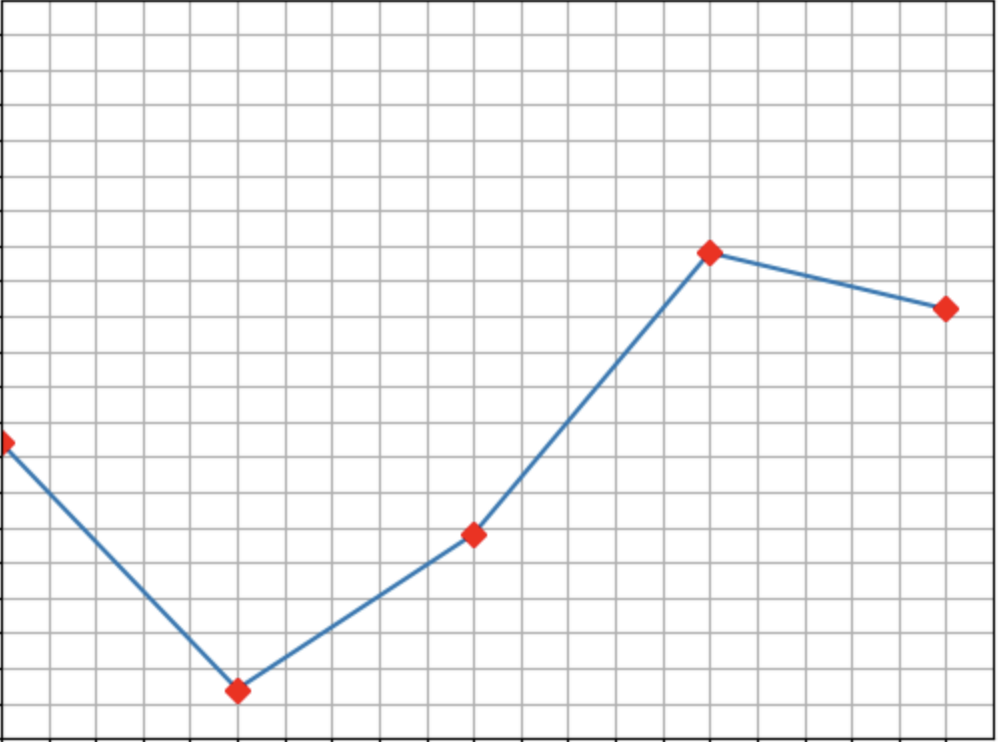
#> input picture Prodex/Resources/origin1.png, 998 x 742 px
$ python main.py
#> lines starting #> are read from the running program, lines starting #| are printed output that depends on the picture; after the words box and inside, x2 and y2 are one past the last pixel; in counts of white or black regions, pixels touching at a corner belong together
import numpy as np
import cv2

img = cv2.imread('Resources/origin1.png')
#> img is the input picture: shape (742, 998, 3); mean B, G, R 243.2, 242.8, 242.9
listy=[]
## 1. choose HSV
# rough hsv values in this image.
# grid(gray)=(0, 0, 174)
# border(black)=(0, 0, 15)
# back ground(white)=(0, 0, 254)

# hsv value including border and back ground
hsv_min = (0, 0, 0) # Lower end of the HSV range
hsv_max = (10, 10, 255) # Upper end of the HSV range

# Transform image to HSV color space
hsv = cv2.cvtColor(img, cv2.COLOR_BGR2HSV)
#> hsv: shape (742, 998, 3); mean H, S, V 1.5, 1.6, 243.7

# Threshold based on HSV values
color_thresh = cv2.inRange(hsv, hsv_min, hsv_max)
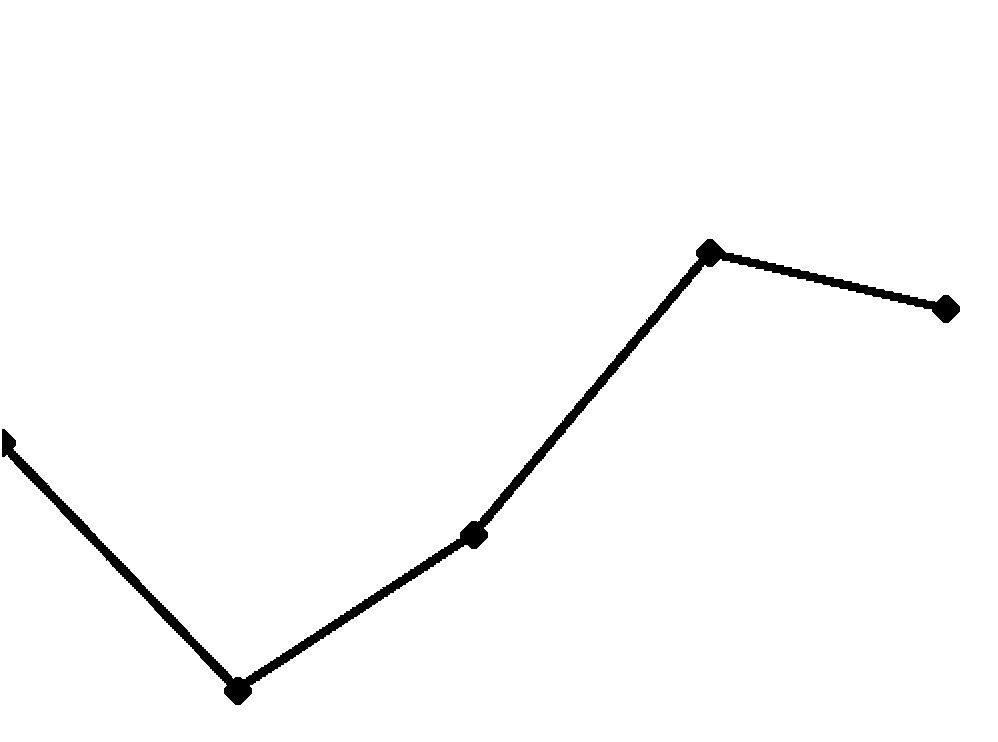
#> color_thresh: shape (742, 998); 98.3% white; 1 black region, box (x1, y1, x2, y2) and area: (2, 239, 960, 705) 12712

# Invert the image
invert = cv2.bitwise_not(color_thresh)

# [5 lines of commented-out code are left out]

cv2.imwrite("lines.png", invert)

## 2. cv2.HoughLinesP
# Actually, parameter tuning will be necessary

minLineLength = 100
maxLineGap = 100
lines = cv2.HoughLinesP(color_thresh, 2, np.pi/180,70,minLineLength,maxLineGap)
#> lines = 784 rows, first 6: [0, 729, 997, 729], [160, 600, 997, 14], [0, 676, 217, 676], [639, 343, 997, 343], [0, 3, 524, 343], [332, 632, 997, 632]
# lines = [[[319 321 431 188]], ... ,[[ 83 283 195 399]]]

lines = [x.flatten() for x in lines]
#> lines = 784 items, first 6: [0, 729, 997, 729], [160, 600, 997, 14], [0, 676, 217, 676], [639, 343, 997, 343], [0, 3, 524, 343], [332, 632, 997, 632]
# lines = [[319, 321, 431, 188], ... ,[ 83, 283, 195, 399]]

# sort by first element
lines = sorted(lines, key=lambda x : x[0])
#> lines = 784 items, first 6: [0, 729, 997, 729], [0, 676, 217, 676], [0, 3, 524, 343], [0, 647, 191, 647], [0, 353, 511, 353], [0, 673, 215, 673]

# drow lines
for line in lines:
    x1,y1,x2,y2 = line
    cv2.line(img,(x1,y1),(x2,y2),(0,255,0),2)
#> this loop made 784 passes
#> (line, y1, x2, y2) on passes 1 to 3: ([0, 729, 997, 729], 729, 997, 729), ([0, 676, 217, 676], 676, 217, 676), ([0, 3, 524, 343], 3, 524, 343)
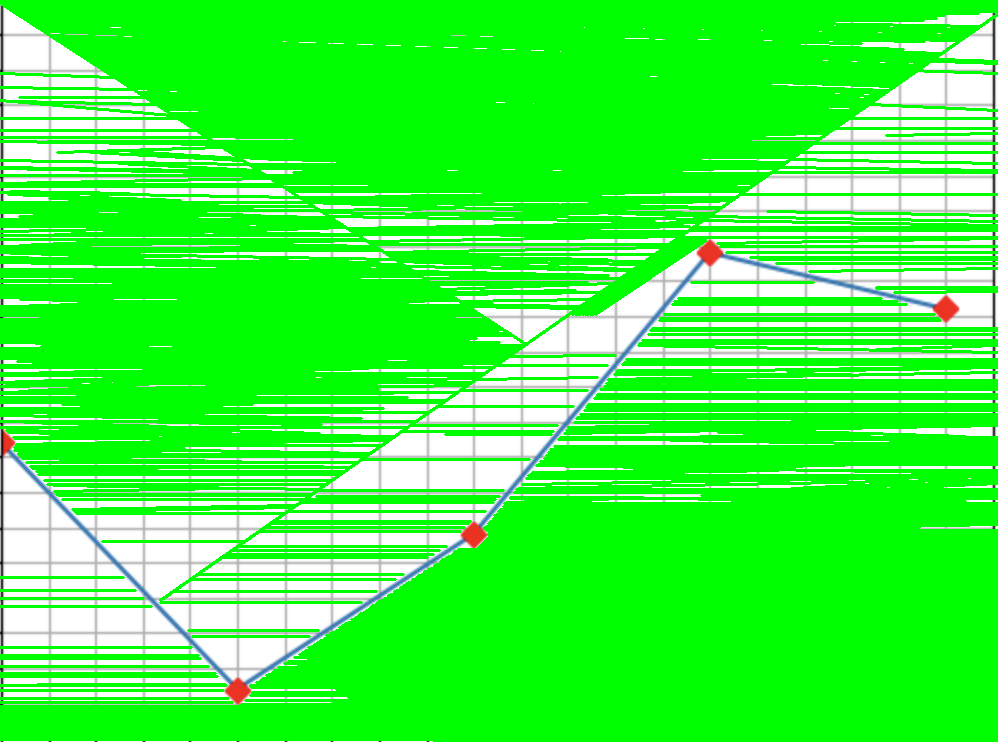
#> img: shape (742, 998, 3); mean B, G, R 59.9, 251, 59.6


## 3. Find the intersection of two lines
def cross_point(segment_p1p2, segment_p3p4):
    '''
    Intersection point of two lines
    p1p2:｛p1(a,b)、p2(c,d)｝
    p3p4:｛p3(e,f)、p4(g,h)｝
    '''
    a = segment_p1p2[0]
    b = segment_p1p2[1]
    c = segment_p1p2[2]
    d = segment_p1p2[3]
    e = segment_p3p4[0]
    f = segment_p3p4[1]
    g = segment_p3p4[2]
    h = segment_p3p4[3]
    print(a,b,c,d,e,f,g,h)

    dev = (d-b)*(g-e)-(c-a)*(h-f)
    if dev != 0:
        d1 = f*g-e*h
        d2 = b*c-a*d

        xp = (d1*(c-a)-d2*(g-e))/dev
        yp = (d1*(d-b)-d2*(h-f))/dev
        listy.append(yp)
        return (xp, yp)
    else:
        return (-1,-1)

# draw circles
for i in range(len(lines)-1):
    x, y = cross_point(lines[i], lines[i+1])
    cv2.circle(img,(int(x),int(y)), 5, (255,0,0), 2)
#> this loop made 783 passes
#> (b in cross_point, c in cross_point, d in cross_point, f in cross_point, g in cross_point, h in cross_point, dev in cross_point, x) on passes 1, 4, 5: (729, 997, 729, 676, 217, 676, 0, -1), (647, 191, 647, 353, 511, 353, 0, -1), (353, 511, 353, 673, 215, 673, 0, -1)
#| 0 729 997 729 0 676 217 676
#| 0 676 217 676 0 3 524 343
#| 0 3 524 343 0 647 191 647
#| 0 647 191 647 0 353 511 353
#| 0 353 511 353 0 673 215 673
#| 0 673 215 673 0 721 997 721
#| 0 721 997 721 0 724 997 724
#| 0 724 997 724 0 367 491 367
#> (further printed lines are left out)
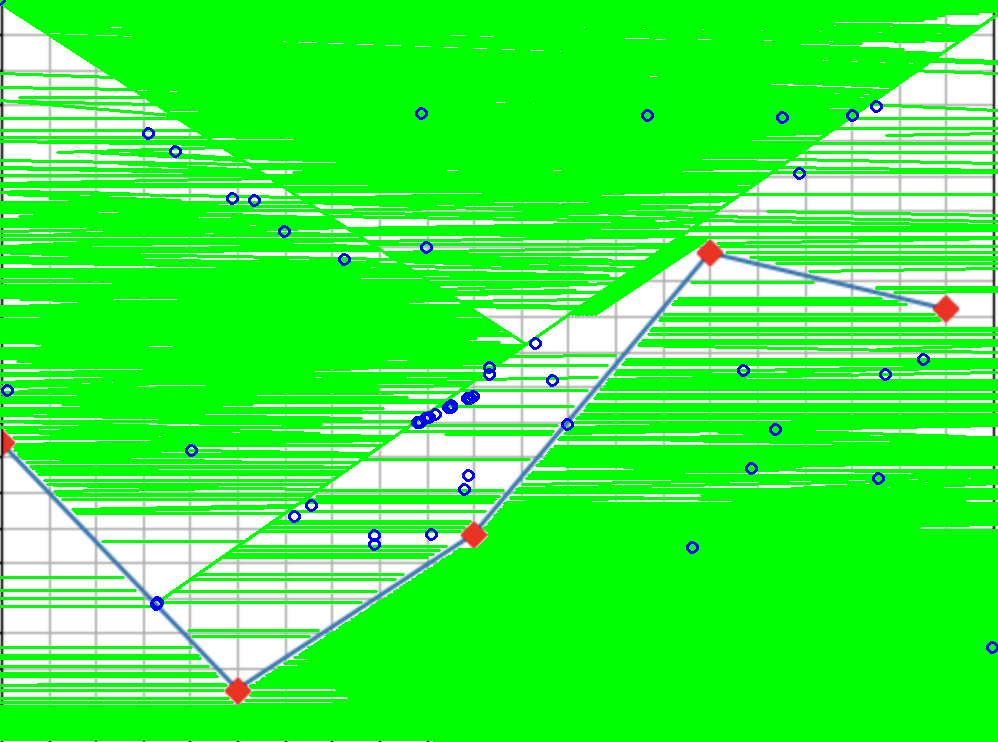
#> img: shape (742, 998, 3); 0.54% of pixels changed, all inside (x1, y1, x2, y2) = (0, 0, 998, 654)

cv2.imwrite("out.png",img)

# [81, 281, 201, 406] and [81, 279, 198, 400] are overlapping
# [435, 184, 557, 214] and [451, 187, 558, 213] are overlapping
lines = [[81, 281, 201, 406],
         [81, 279, 198, 400],
         [193, 405, 313, 327],
         [312, 329, 437, 180],
         [435, 184, 557, 214],
         [451, 187, 558, 213]]

import math

def is_close(data1, data2, threshold=10):
    '''
    e.g.  data1=[x, y] , data1=[x, y, z]
    `threshold` is euclidean distance.
    calculate the distance between two points, and determine if they are in the neighborhood.
    '''
    return math.sqrt(sum((d1-d2)**2 for d1, d2 in zip(data1, data2))) < threshold

# sort by first element
lines = sorted(lines, key=lambda x : x[0])

chained_lines=[lines[0]]
index=0
for i in range(len(lines)):
    if i < index:
        continue
    end_of_line = lines[i][-2:]
    # generator which return the index of the chained elements
    y = (i for i, v in enumerate(lines) if is_close(end_of_line, v[:2]))
   # get the index of the first element
    chained_index = next(y, None)
    if chained_index != None and chained_index > index:
        index = chained_index
        chained_lines.append(lines[index])
#> this loop made 6 passes

print(chained_lines)


#img = cv2.imread('origin.png')
gray = cv2.cvtColor(img, cv2.COLOR_BGR2GRAY)
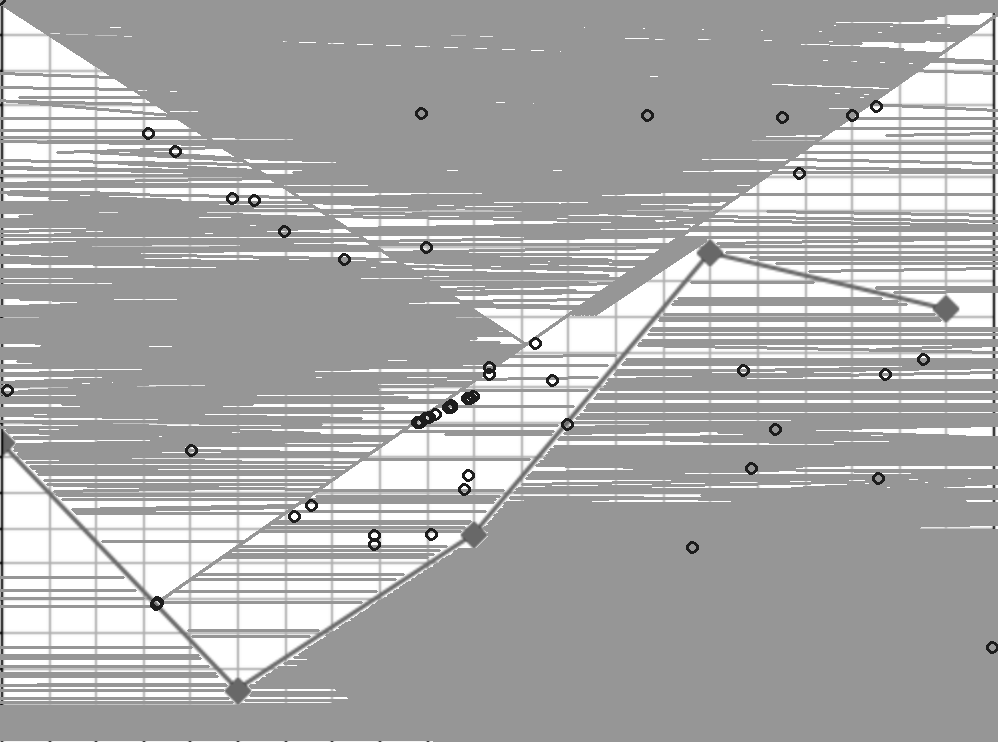
#> gray: shape (742, 998); min 14, max 255, mean 171.4

ret, bin_img = cv2.threshold(gray, 1, 255, cv2.THRESH_BINARY_INV)
#> bin_img: shape (742, 998); every value is 0

minLineLength = 100
maxLineGap = 100
#lines = cv2.HoughLinesP(bin_img, 2, np.pi/180,70,minLineLength,maxLineGap)

#lines = [x.flatten() for x in chained_lines]

# drow lines
"""for line in chained_lines:
    x1,y1,x2,y2 = line
    cv2.line(img,(x1,y1),(x2,y2),(0,255,0),2)"""
print("-------------------------")
print(listy)
print(len(listy))
cv2.imwrite("out2.png",img)
